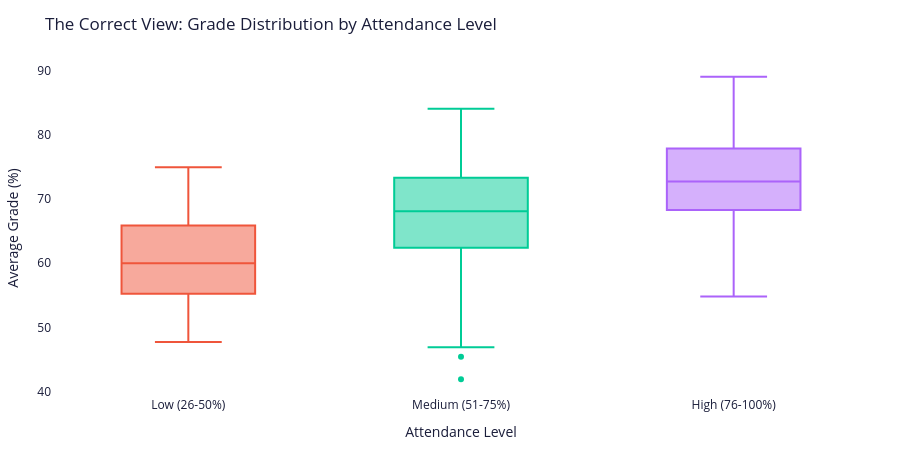

Notebook code for this chart:
### Markdown cell above
#### Q4 — Attendance rate vs average grade

### Code cell
student_summary['att_category'] = pd.cut(
    student_summary['attendance_rate'],
    bins=[-1, 25, 50, 75, 105],
    labels=['Very Low (0-25%)', 'Low (26-50%)', 'Medium (51-75%)', 'High (76-100%)']
)

# 2. نرسم الـ Box Plot
fig = px.box(
    student_summary, 
    x='att_category', 
    y='avg_grade',
    color='att_category',
    title='The Correct View: Grade Distribution by Attendance Level',
    labels={'att_category': 'Attendance Level', 'avg_grade': 'Average Grade (%)'},
    category_orders={'att_category': ['Very Low (0-25%)', 'Low (26-50%)', 'Medium (51-75%)', 'High (76-100%)']}
)

fig.update_layout(**CHART, showlegend=False)
fig.show()
"""
INSIGHT: While the 'High' attendance group has slightly better median grades 
than the 'Low' group, the boxes overlap significantly. This visual confirms 
the weak correlation (r = 0.215) — strong attendance does not guarantee high 
grades, and other factors like engagement must be considered.
"""

### Figure 1 — Plotly figure (JSON) as saved in the notebook; plotly's stock layout.template omitted (floating-point values rounded to 4 significant figures; data arrays with more than 128 entries replaced by an {"elided": "..."} marker saying what was removed)
{"data": [{"alignmentgroup": "True", "hovertemplate": "Attendance Level=%{x}<br>Average Grade (%)=%{y}<extra></extra>", "legendgroup": "Low (26-50%)", "marker": {"color": "#EF553B"}, "name": "Low (26-50%)", "notched": false, "offsetgroup": "Low (26-50%)", "orientation": "v", "showlegend": true, "type": "box", "x": ["Low (26-50%)", "Low (26-50%)", "Low (26-50%)", "Low (26-50%)", "Low (26-50%)", "Low (26-50%)", "Low (26-50%)", "Low (26-50%)", "Low (26-50%)", "Low (26-50%)", "Low (26-50%)", "Low (26-50%)", "Low (26-50%)", "Low (26-50%)", "Low (26-50%)", "Low (26-50%)"], "x0": " ", "xaxis": "x", "y": [75.0, 58.9, 65.6, 65.9, 54.2, 67.7, 52.8, 59.4, 55.2, 55.3, 65.5, 65.9, 60.6, 67.5, 56.1, 47.7], "y0": " ", "yaxis": "y"}, {"alignmentgroup": "True", "hovertemplate": "Attendance Level=%{x}<br>Average Grade (%)=%{y}<extra></extra>", "legendgroup": "Medium (51-75%)", "marker": {"color": "#00cc96"}, "name": "Medium (51-75%)", "notched": false, "offsetgroup": "Medium (51-75%)", "orientation": "v", "showlegend": true, "type": "box", "x": {"elided": "176 str values"}, "x0": " ", "xaxis": "x", "y": {"elided": "176 float values"}, "y0": " ", "yaxis": "y"}, {"alignmentgroup": "True", "hovertemplate": "Attendance Level=%{x}<br>Average Grade (%)=%{y}<extra></extra>", "legendgroup": "High (76-100%)", "marker": {"color": "#ab63fa"}, "name": "High (76-100%)", "notched": false, "offsetgroup": "High (76-100%)", "orientation": "v", "showlegend": true, "type": "box", "x": {"elided": "308 str values"}, "x0": " ", "xaxis": "x", "y": {"elided": "308 float values"}, "y0": " ", "yaxis": "y"}], "layout": {"boxmode": "overlay", "font": {"color": "#1a1d3a"}, "height": 450, "legend": {"title": {"text": "Attendance Level"}, "tracegroupgap": 0}, "margin": {"b": 50, "l": 50, "r": 30, "t": 60}, "paper_bgcolor": "#ffffff", "plot_bgcolor": "#ffffff", "showlegend": false, "title": {"text": "The Correct View: Grade Distribution by Attendance Level"}, "xaxis": {"anchor": "y", "categoryarray": ["Very Low (0-25%)", "Low (26-50%)", "Medium (51-75%)", "High (76-100%)"], "categoryorder": "array", "domain": [0, 1], "title": {"text": "Attendance Level"}}, "yaxis": {"anchor": "x", "domain": [0, 1], "title": {"text": "Average Grade (%)"}}}}
